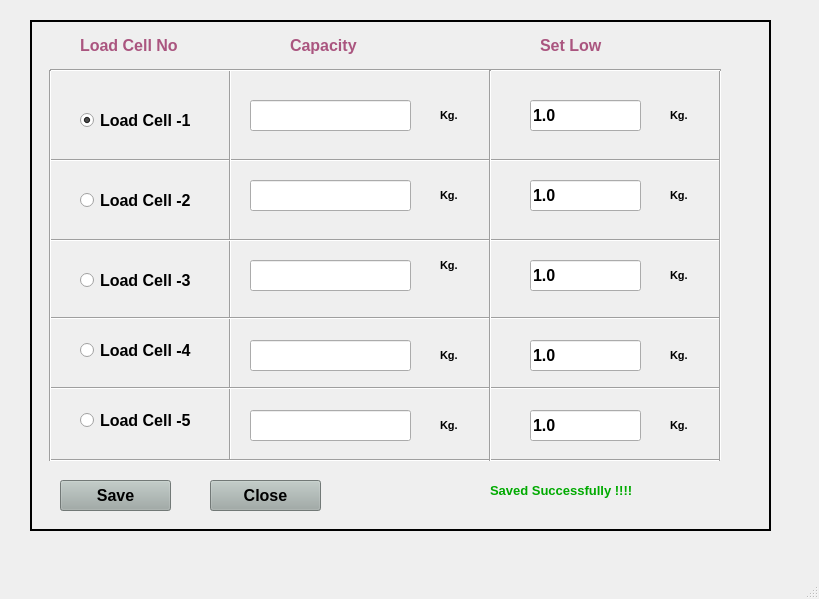
<?xml version="1.0" encoding="UTF-8"?>
<ui version="4.0">
 <class>MainWindow</class>
 <widget class="QMainWindow" name="MainWindow">
  <property name="geometry">
   <rect>
    <x>0</x>
    <y>0</y>
    <width>819</width>
    <height>599</height>
   </rect>
  </property>
  <property name="windowTitle">
   <string>MainWindow</string>
  </property>
  <widget class="QWidget" name="centralwidget">
   <widget class="QFrame" name="frame">
    <property name="geometry">
     <rect>
      <x>30</x>
      <y>20</y>
      <width>741</width>
      <height>511</height>
     </rect>
    </property>
    <property name="frameShape">
     <enum>QFrame::Box</enum>
    </property>
    <property name="frameShadow">
     <enum>QFrame::Plain</enum>
    </property>
    <property name="lineWidth">
     <number>2</number>
    </property>
    <widget class="QRadioButton" name="radioButton">
     <property name="geometry">
      <rect>
       <x>50</x>
       <y>80</y>
       <width>121</width>
       <height>41</height>
      </rect>
     </property>
     <property name="font">
      <font>
       <family>Arial</family>
       <pointsize>12</pointsize>
       <weight>75</weight>
       <bold>true</bold>
      </font>
     </property>
     <property name="text">
      <string>Load Cell -1 </string>
     </property>
     <property name="checked">
      <bool>true</bool>
     </property>
    </widget>
    <widget class="QLineEdit" name="lineEdit_4">
     <property name="geometry">
      <rect>
       <x>220</x>
       <y>80</y>
       <width>161</width>
       <height>31</height>
      </rect>
     </property>
     <property name="font">
      <font>
       <family>Arial</family>
       <pointsize>12</pointsize>
       <weight>75</weight>
       <bold>true</bold>
      </font>
     </property>
    </widget>
    <widget class="Line" name="line">
     <property name="geometry">
      <rect>
       <x>20</x>
       <y>130</y>
       <width>671</width>
       <height>20</height>
      </rect>
     </property>
     <property name="orientation">
      <enum>Qt::Horizontal</enum>
     </property>
    </widget>
    <widget class="Line" name="line_2">
     <property name="geometry">
      <rect>
       <x>190</x>
       <y>50</y>
       <width>20</width>
       <height>391</height>
      </rect>
     </property>
     <property name="orientation">
      <enum>Qt::Vertical</enum>
     </property>
    </widget>
    <widget class="QRadioButton" name="radioButton_2">
     <property name="geometry">
      <rect>
       <x>50</x>
       <y>160</y>
       <width>121</width>
       <height>41</height>
      </rect>
     </property>
     <property name="font">
      <font>
       <family>Arial</family>
       <pointsize>12</pointsize>
       <weight>75</weight>
       <bold>true</bold>
      </font>
     </property>
     <property name="text">
      <string>Load Cell -2</string>
     </property>
     <property name="checked">
      <bool>false</bool>
     </property>
    </widget>
    <widget class="QLineEdit" name="lineEdit_5">
     <property name="geometry">
      <rect>
       <x>220</x>
       <y>160</y>
       <width>161</width>
       <height>31</height>
      </rect>
     </property>
     <property name="font">
      <font>
       <family>Arial</family>
       <pointsize>12</pointsize>
       <weight>75</weight>
       <bold>true</bold>
      </font>
     </property>
    </widget>
    <widget class="QRadioButton" name="radioButton_3">
     <property name="geometry">
      <rect>
       <x>50</x>
       <y>240</y>
       <width>121</width>
       <height>41</height>
      </rect>
     </property>
     <property name="font">
      <font>
       <family>Arial</family>
       <pointsize>12</pointsize>
       <weight>75</weight>
       <bold>true</bold>
      </font>
     </property>
     <property name="text">
      <string>Load Cell -3</string>
     </property>
     <property name="checked">
      <bool>false</bool>
     </property>
    </widget>
    <widget class="QLineEdit" name="lineEdit_6">
     <property name="geometry">
      <rect>
       <x>220</x>
       <y>240</y>
       <width>161</width>
       <height>31</height>
      </rect>
     </property>
     <property name="font">
      <font>
       <family>Arial</family>
       <pointsize>12</pointsize>
       <weight>75</weight>
       <bold>true</bold>
      </font>
     </property>
    </widget>
    <widget class="QLineEdit" name="lineEdit_7">
     <property name="geometry">
      <rect>
       <x>220</x>
       <y>320</y>
       <width>161</width>
       <height>31</height>
      </rect>
     </property>
     <property name="font">
      <font>
       <family>Arial</family>
       <pointsize>12</pointsize>
       <weight>75</weight>
       <bold>true</bold>
      </font>
     </property>
    </widget>
    <widget class="QRadioButton" name="radioButton_4">
     <property name="geometry">
      <rect>
       <x>50</x>
       <y>310</y>
       <width>121</width>
       <height>41</height>
      </rect>
     </property>
     <property name="font">
      <font>
       <family>Arial</family>
       <pointsize>12</pointsize>
       <weight>75</weight>
       <bold>true</bold>
      </font>
     </property>
     <property name="text">
      <string>Load Cell -4</string>
     </property>
     <property name="checked">
      <bool>false</bool>
     </property>
    </widget>
    <widget class="QRadioButton" name="radioButton_5">
     <property name="geometry">
      <rect>
       <x>50</x>
       <y>380</y>
       <width>121</width>
       <height>41</height>
      </rect>
     </property>
     <property name="font">
      <font>
       <family>Arial</family>
       <pointsize>12</pointsize>
       <weight>75</weight>
       <bold>true</bold>
      </font>
     </property>
     <property name="text">
      <string>Load Cell -5</string>
     </property>
     <property name="checked">
      <bool>false</bool>
     </property>
    </widget>
    <widget class="QLineEdit" name="lineEdit_8">
     <property name="geometry">
      <rect>
       <x>220</x>
       <y>390</y>
       <width>161</width>
       <height>31</height>
      </rect>
     </property>
     <property name="font">
      <font>
       <family>Arial</family>
       <pointsize>12</pointsize>
       <weight>75</weight>
       <bold>true</bold>
      </font>
     </property>
    </widget>
    <widget class="Line" name="line_3">
     <property name="geometry">
      <rect>
       <x>20</x>
       <y>210</y>
       <width>671</width>
       <height>20</height>
      </rect>
     </property>
     <property name="orientation">
      <enum>Qt::Horizontal</enum>
     </property>
    </widget>
    <widget class="Line" name="line_4">
     <property name="geometry">
      <rect>
       <x>20</x>
       <y>290</y>
       <width>671</width>
       <height>16</height>
      </rect>
     </property>
     <property name="orientation">
      <enum>Qt::Horizontal</enum>
     </property>
    </widget>
    <widget class="Line" name="line_5">
     <property name="geometry">
      <rect>
       <x>20</x>
       <y>360</y>
       <width>671</width>
       <height>16</height>
      </rect>
     </property>
     <property name="orientation">
      <enum>Qt::Horizontal</enum>
     </property>
    </widget>
    <widget class="Line" name="line_6">
     <property name="geometry">
      <rect>
       <x>20</x>
       <y>430</y>
       <width>671</width>
       <height>21</height>
      </rect>
     </property>
     <property name="orientation">
      <enum>Qt::Horizontal</enum>
     </property>
    </widget>
    <widget class="Line" name="line_7">
     <property name="geometry">
      <rect>
       <x>680</x>
       <y>50</y>
       <width>20</width>
       <height>391</height>
      </rect>
     </property>
     <property name="orientation">
      <enum>Qt::Vertical</enum>
     </property>
    </widget>
    <widget class="Line" name="line_8">
     <property name="geometry">
      <rect>
       <x>20</x>
       <y>35</y>
       <width>671</width>
       <height>31</height>
      </rect>
     </property>
     <property name="orientation">
      <enum>Qt::Horizontal</enum>
     </property>
    </widget>
    <widget class="Line" name="line_9">
     <property name="geometry">
      <rect>
       <x>10</x>
       <y>50</y>
       <width>20</width>
       <height>391</height>
      </rect>
     </property>
     <property name="orientation">
      <enum>Qt::Vertical</enum>
     </property>
    </widget>
    <widget class="QLabel" name="label_6">
     <property name="geometry">
      <rect>
       <x>260</x>
       <y>10</y>
       <width>111</width>
       <height>31</height>
      </rect>
     </property>
     <property name="font">
      <font>
       <family>Arial</family>
       <pointsize>12</pointsize>
       <weight>75</weight>
       <bold>true</bold>
      </font>
     </property>
     <property name="styleSheet">
      <string notr="true">color: rgb(170, 85, 127);</string>
     </property>
     <property name="text">
      <string>Capacity</string>
     </property>
    </widget>
    <widget class="QLabel" name="label_7">
     <property name="geometry">
      <rect>
       <x>50</x>
       <y>10</y>
       <width>111</width>
       <height>31</height>
      </rect>
     </property>
     <property name="font">
      <font>
       <family>Arial</family>
       <pointsize>12</pointsize>
       <weight>75</weight>
       <bold>true</bold>
      </font>
     </property>
     <property name="styleSheet">
      <string notr="true">color: rgb(170, 85, 127);</string>
     </property>
     <property name="text">
      <string>Load Cell No</string>
     </property>
    </widget>
    <widget class="QPushButton" name="pushButton_6">
     <property name="geometry">
      <rect>
       <x>180</x>
       <y>460</y>
       <width>111</width>
       <height>31</height>
      </rect>
     </property>
     <property name="font">
      <font>
       <family>Arial</family>
       <pointsize>12</pointsize>
       <weight>75</weight>
       <bold>true</bold>
      </font>
     </property>
     <property name="cursor">
      <cursorShape>ArrowCursor</cursorShape>
     </property>
     <property name="styleSheet">
      <string notr="true">background-color: rgb(159, 170, 166);</string>
     </property>
     <property name="text">
      <string>Close</string>
     </property>
     <property name="flat">
      <bool>false</bool>
     </property>
    </widget>
    <widget class="QPushButton" name="pushButton_7">
     <property name="geometry">
      <rect>
       <x>30</x>
       <y>460</y>
       <width>111</width>
       <height>31</height>
      </rect>
     </property>
     <property name="font">
      <font>
       <family>Arial</family>
       <pointsize>12</pointsize>
       <weight>75</weight>
       <bold>true</bold>
      </font>
     </property>
     <property name="cursor">
      <cursorShape>ArrowCursor</cursorShape>
     </property>
     <property name="styleSheet">
      <string notr="true">background-color: rgb(159, 170, 166);</string>
     </property>
     <property name="text">
      <string>Save</string>
     </property>
     <property name="flat">
      <bool>false</bool>
     </property>
    </widget>
    <widget class="QLabel" name="label_48">
     <property name="geometry">
      <rect>
       <x>460</x>
       <y>450</y>
       <width>231</width>
       <height>41</height>
      </rect>
     </property>
     <property name="font">
      <font>
       <family>Arial</family>
       <pointsize>10</pointsize>
       <weight>75</weight>
       <bold>true</bold>
       <underline>false</underline>
      </font>
     </property>
     <property name="styleSheet">
      <string notr="true">color: rgb(0, 170, 0);</string>
     </property>
     <property name="text">
      <string>Saved Successfully !!!!</string>
     </property>
     <property name="alignment">
      <set>Qt::AlignLeading|Qt::AlignLeft|Qt::AlignVCenter</set>
     </property>
    </widget>
    <widget class="QLabel" name="label_2">
     <property name="geometry">
      <rect>
       <x>410</x>
       <y>80</y>
       <width>31</width>
       <height>31</height>
      </rect>
     </property>
     <property name="font">
      <font>
       <family>Arial</family>
       <pointsize>8</pointsize>
       <weight>75</weight>
       <bold>true</bold>
      </font>
     </property>
     <property name="text">
      <string>Kg.</string>
     </property>
    </widget>
    <widget class="QLabel" name="label_3">
     <property name="geometry">
      <rect>
       <x>410</x>
       <y>160</y>
       <width>31</width>
       <height>31</height>
      </rect>
     </property>
     <property name="font">
      <font>
       <family>Arial</family>
       <pointsize>8</pointsize>
       <weight>75</weight>
       <bold>true</bold>
      </font>
     </property>
     <property name="text">
      <string>Kg.</string>
     </property>
    </widget>
    <widget class="QLabel" name="label_4">
     <property name="geometry">
      <rect>
       <x>410</x>
       <y>230</y>
       <width>31</width>
       <height>31</height>
      </rect>
     </property>
     <property name="font">
      <font>
       <family>Arial</family>
       <pointsize>8</pointsize>
       <weight>75</weight>
       <bold>true</bold>
      </font>
     </property>
     <property name="text">
      <string>Kg.</string>
     </property>
    </widget>
    <widget class="QLabel" name="label_5">
     <property name="geometry">
      <rect>
       <x>410</x>
       <y>320</y>
       <width>31</width>
       <height>31</height>
      </rect>
     </property>
     <property name="font">
      <font>
       <family>Arial</family>
       <pointsize>8</pointsize>
       <weight>75</weight>
       <bold>true</bold>
      </font>
     </property>
     <property name="text">
      <string>Kg.</string>
     </property>
    </widget>
    <widget class="QLabel" name="label_8">
     <property name="geometry">
      <rect>
       <x>410</x>
       <y>390</y>
       <width>31</width>
       <height>31</height>
      </rect>
     </property>
     <property name="font">
      <font>
       <family>Arial</family>
       <pointsize>8</pointsize>
       <weight>75</weight>
       <bold>true</bold>
      </font>
     </property>
     <property name="text">
      <string>Kg.</string>
     </property>
    </widget>
    <widget class="Line" name="line_10">
     <property name="geometry">
      <rect>
       <x>450</x>
       <y>50</y>
       <width>20</width>
       <height>391</height>
      </rect>
     </property>
     <property name="orientation">
      <enum>Qt::Vertical</enum>
     </property>
    </widget>
    <widget class="QLabel" name="label_9">
     <property name="geometry">
      <rect>
       <x>510</x>
       <y>10</y>
       <width>111</width>
       <height>31</height>
      </rect>
     </property>
     <property name="font">
      <font>
       <family>Arial</family>
       <pointsize>12</pointsize>
       <weight>75</weight>
       <bold>true</bold>
      </font>
     </property>
     <property name="styleSheet">
      <string notr="true">color: rgb(170, 85, 127);</string>
     </property>
     <property name="text">
      <string>Set Low </string>
     </property>
    </widget>
    <widget class="QLineEdit" name="lineEdit_9">
     <property name="geometry">
      <rect>
       <x>500</x>
       <y>80</y>
       <width>111</width>
       <height>31</height>
      </rect>
     </property>
     <property name="font">
      <font>
       <family>Arial</family>
       <pointsize>12</pointsize>
       <weight>75</weight>
       <bold>true</bold>
      </font>
     </property>
     <property name="text">
      <string>1.0</string>
     </property>
    </widget>
    <widget class="QLabel" name="label_10">
     <property name="geometry">
      <rect>
       <x>640</x>
       <y>80</y>
       <width>31</width>
       <height>31</height>
      </rect>
     </property>
     <property name="font">
      <font>
       <family>Arial</family>
       <pointsize>8</pointsize>
       <weight>75</weight>
       <bold>true</bold>
      </font>
     </property>
     <property name="text">
      <string>Kg.</string>
     </property>
    </widget>
    <widget class="QLineEdit" name="lineEdit_10">
     <property name="geometry">
      <rect>
       <x>500</x>
       <y>160</y>
       <width>111</width>
       <height>31</height>
      </rect>
     </property>
     <property name="font">
      <font>
       <family>Arial</family>
       <pointsize>12</pointsize>
       <weight>75</weight>
       <bold>true</bold>
      </font>
     </property>
     <property name="text">
      <string>1.0</string>
     </property>
    </widget>
    <widget class="QLineEdit" name="lineEdit_11">
     <property name="geometry">
      <rect>
       <x>500</x>
       <y>240</y>
       <width>111</width>
       <height>31</height>
      </rect>
     </property>
     <property name="font">
      <font>
       <family>Arial</family>
       <pointsize>12</pointsize>
       <weight>75</weight>
       <bold>true</bold>
      </font>
     </property>
     <property name="text">
      <string>1.0</string>
     </property>
    </widget>
    <widget class="QLineEdit" name="lineEdit_12">
     <property name="geometry">
      <rect>
       <x>500</x>
       <y>320</y>
       <width>111</width>
       <height>31</height>
      </rect>
     </property>
     <property name="font">
      <font>
       <family>Arial</family>
       <pointsize>12</pointsize>
       <weight>75</weight>
       <bold>true</bold>
      </font>
     </property>
     <property name="text">
      <string>1.0</string>
     </property>
    </widget>
    <widget class="QLineEdit" name="lineEdit_13">
     <property name="geometry">
      <rect>
       <x>500</x>
       <y>390</y>
       <width>111</width>
       <height>31</height>
      </rect>
     </property>
     <property name="font">
      <font>
       <family>Arial</family>
       <pointsize>12</pointsize>
       <weight>75</weight>
       <bold>true</bold>
      </font>
     </property>
     <property name="text">
      <string>1.0</string>
     </property>
    </widget>
    <widget class="QLabel" name="label_11">
     <property name="geometry">
      <rect>
       <x>640</x>
       <y>160</y>
       <width>31</width>
       <height>31</height>
      </rect>
     </property>
     <property name="font">
      <font>
       <family>Arial</family>
       <pointsize>8</pointsize>
       <weight>75</weight>
       <bold>true</bold>
      </font>
     </property>
     <property name="text">
      <string>Kg.</string>
     </property>
    </widget>
    <widget class="QLabel" name="label_12">
     <property name="geometry">
      <rect>
       <x>640</x>
       <y>240</y>
       <width>31</width>
       <height>31</height>
      </rect>
     </property>
     <property name="font">
      <font>
       <family>Arial</family>
       <pointsize>8</pointsize>
       <weight>75</weight>
       <bold>true</bold>
      </font>
     </property>
     <property name="text">
      <string>Kg.</string>
     </property>
    </widget>
    <widget class="QLabel" name="label_13">
     <property name="geometry">
      <rect>
       <x>640</x>
       <y>320</y>
       <width>31</width>
       <height>31</height>
      </rect>
     </property>
     <property name="font">
      <font>
       <family>Arial</family>
       <pointsize>8</pointsize>
       <weight>75</weight>
       <bold>true</bold>
      </font>
     </property>
     <property name="text">
      <string>Kg.</string>
     </property>
    </widget>
    <widget class="QLabel" name="label_14">
     <property name="geometry">
      <rect>
       <x>640</x>
       <y>390</y>
       <width>31</width>
       <height>31</height>
      </rect>
     </property>
     <property name="font">
      <font>
       <family>Arial</family>
       <pointsize>8</pointsize>
       <weight>75</weight>
       <bold>true</bold>
      </font>
     </property>
     <property name="text">
      <string>Kg.</string>
     </property>
    </widget>
   </widget>
  </widget>
  <widget class="QMenuBar" name="menubar">
   <property name="geometry">
    <rect>
     <x>0</x>
     <y>0</y>
     <width>819</width>
     <height>21</height>
    </rect>
   </property>
  </widget>
  <widget class="QStatusBar" name="statusbar"/>
 </widget>
 <resources/>
 <connections/>
</ui>
